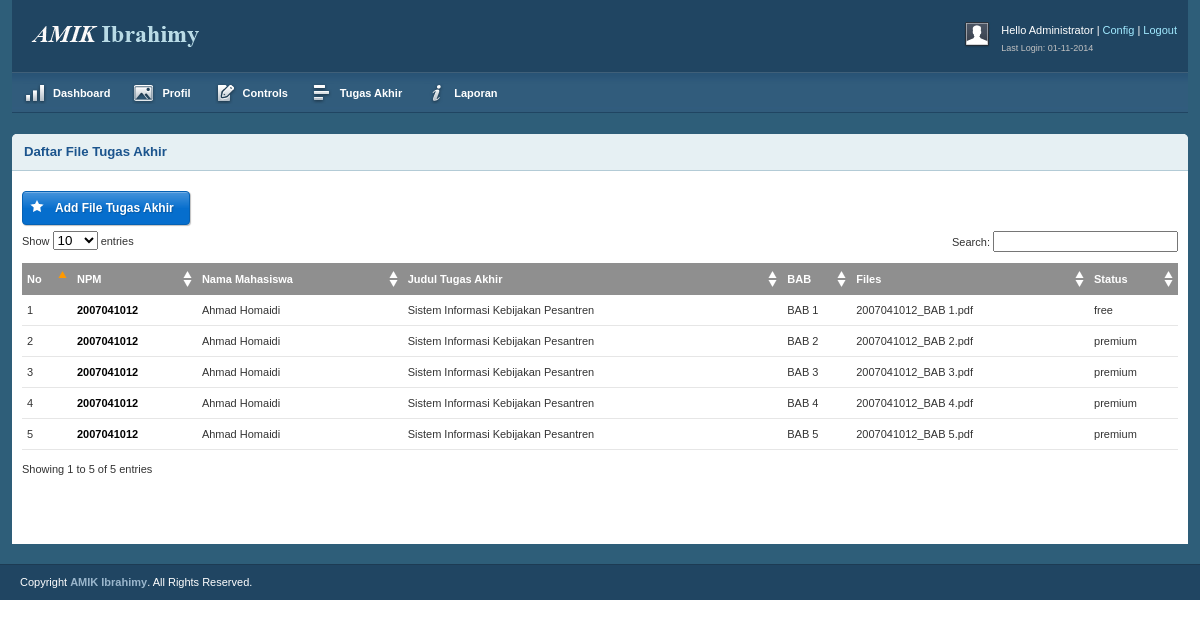
The page /sp_R3p0t/media.php?module=files (signed in) on the database its author committed.
### tables this page shows
CREATE TABLE IF NOT EXISTS `tb_files` (
  `kd_files` int(11) NOT NULL AUTO_INCREMENT,
  `npm` varchar(10) DEFAULT NULL,
  `nip` varchar(12) DEFAULT NULL,
  `bab` varchar(10) DEFAULT NULL,
  `files` varchar(100) DEFAULT NULL,
  `status` enum('free','premium') DEFAULT NULL,
  PRIMARY KEY (`kd_files`)
);

CREATE TABLE IF NOT EXISTS `tb_mhs` (
  `npm` varchar(10) NOT NULL,
  `kd_konsentrasi` varchar(6) NOT NULL,
  `nama` varchar(50) DEFAULT NULL,
  `tmp_lhr` varchar(30) DEFAULT NULL,
  `tgl_lhr` date DEFAULT NULL,
  `jk_mhs` enum('L','P') NOT NULL,
  `alamat` varchar(30) DEFAULT NULL,
  `no_telpon` varchar(12) DEFAULT NULL,
  PRIMARY KEY (`npm`)
);

CREATE TABLE IF NOT EXISTS `tb_tugasakhir` (
  `nip` varchar(12) NOT NULL,
  `npm` varchar(10) NOT NULL,
  `kd_jenis` varchar(6) NOT NULL,
  `username` varchar(50) DEFAULT NULL,
  `judul` varchar(100) DEFAULT NULL,
  `thn_lulus` varchar(10) NOT NULL,
  `abstraksi` mediumtext,
  PRIMARY KEY (`nip`,`npm`)
);

### sp_R3p0t/modul/modul_files/files.php (the view, shortened to what this page needs)
<?php
 if (empty($_SESSION['username']) AND empty($_SESSION['passuser'])){
  echo "<link href='style.css' rel='stylesheet' type='text/css'>
 <center>Untuk mengakses modul, Anda harus login <br>";
  echo "<a href=../../index.php><b>LOGIN</b></a></center>";
}
else{
switch($_GET[act]){
  default:
echo "<div class='box round first fullpage'>
	  <h2>Daftar File Tugas Akhir</h2>
	  <div class='block'>";
    echo "<a href='?module=files&act=tambahfiles' class='btn-icon btn-blue btn-star'><span></span>Add File Tugas Akhir</a><br>
                    <table class='data display datatable' id='example'>
					<thead>
						<tr>
							<th>No</th>
							<th>NPM</th>
							<th>Nama Mahasiswa</th>
							<th>Judul Tugas Akhir</th>
							<th>BAB</th>
							<th>Files</th>
							<th>Status</th>
						</tr>
					</thead><tbody>";
	$tampil=mysql_query("SELECT * FROM
						tb_files
						Inner Join tb_tugasakhir
						Inner Join tb_mhs
						WHERE
						tb_mhs.npm =  tb_tugasakhir.npm AND
						tb_tugasakhir.npm =  tb_files.npm");
    $no=1;
	while ($r=mysql_fetch_array($tampil)){
       echo "<tr class='odd gradeX'>
							<td>$no</td>
							<td><a href=?module=files&act=editfiles&id=$r[npm] title='Edit'>$r[npm]</a></td>
							<td>$r[nama]</td>
							<td>$r[judul]</td>
							<td>$r[bab]</td>
							<td>$r[files]</td>
							<td>$r[status]</td>
						</tr>";
      $no++;
    }
    echo "</tbody></table></div></div>";
    break;
}
}
?>

### sp_R3p0t/media.php (shortened to what this page needs)
<?php
if($_SESSION[login]==0){
  header('location:logout.php');
}
else{
if (empty($_SESSION['username']) AND empty($_SESSION['passuser']) AND $_SESSION['login']==0){
  echo "<link href='style.css' rel='stylesheet' type='text/css'>
 <center>Untuk mengakses modul, Anda harus login <br>";
  echo "<a href=index.php><b>LOGIN</b></a></center>";
}
else{
?>
<!DOCTYPE html PUBLIC "-//W3C//DTD XHTML 1.0 Strict//EN" "http://www.w3.org/TR/xhtml1/DTD/xhtml1-strict.dtd">
<html xmlns="http://www.w3.org/1999/xhtml">
<head>
    <link rel="stylesheet" type="text/css" href="css/reset.css" media="screen" />
    <link rel="stylesheet" type="text/css" href="css/text.css" media="screen" />
    <link rel="stylesheet" type="text/css" href="css/grid.css" media="screen" />
    <link rel="stylesheet" type="text/css" href="css/layout.css" media="screen" />
    <link rel="stylesheet" type="text/css" href="css/nav.css" media="screen" />
    <link href="css/fancy-button/fancy-button.css" rel="stylesheet" type="text/css" />
    <link href="css/themes/base/jquery.ui.all.css" rel="stylesheet" type="text/css" />
	<link rel="stylesheet" href="jquery/css/smoothness/jquery-ui-1.8.2.custom.css" />
</head>
<body>
    <div class="container_12">
        <div class="grid_12 header-repeat">
            <div id="branding">
                <div class="floatleft">
                    <img src="img/logo.png" alt="Logo" /></div>
                <div class="floatright">
                    <div class="floatleft">
                        <img src="img/img-profile.jpg" alt="Profile Pic" /></div>
                    <div class="floatleft marginleft10">
                        <ul class="inline-ul floatleft">
                            <li>Hello <? echo $_SESSION['namalengkap'];?></li>
                            <li><a href="?module=user&act=obeuser">Config</a></li>
                            <li><a href="<? echo 'logout.php';?>">Logout</a></li>
                        </ul>
                        <br />
                        <span class="small grey">Last Login: <? echo $date1=DATE("d-m-Y"); ?></span>
                    </div>
                </div>
            </div>
        </div>
        <div class="grid_12">
            <ul class="nav main">
                <? include "menu.php";?>
            </ul>
        </div>
        <div class="grid_12">
        	<? include "isi.php";?>
        </div>
    </div>
    <div id="site_info">
        <p>
            Copyright <a href="#">AMIK Ibrahimy</a>. All Rights Reserved.
        </p>
    </div>
</body>
</html>
<?
}
}
?>

### sp_R3p0t/menu.php (shortened to what this page needs)
<?
  		echo "<li class='ic-dashboard'><a href='?module='><span>Dashboard</span></a> </li>
                <li class='ic-gallery dd'><a href='?module=user'><span>Profil</span></a>
                </li>
                <li class='ic-form-style'><a href='javascript:'><span>Controls</span></a>
                    <ul>
                        <li><a href='?module=konsentrasi'>Konsentrasi</a> </li>
						<li><a href='?module=jenis'>Jenis Tugas Akhir</a> </li>
						<li><a href='?module=dosen'>Dosen</a> </li>
                        <li><a href='?module=mahasiswa'>Mahasiswa</a> </li>
                    </ul>
                </li>
                <li class='ic-grid-tables'><a href='javascript:'><span>Tugas Akhir</span></a>
					<ul>
                        <li><a href='?module=tugasakhir'>Judul Tugas Akhir</a> </li>
						<li><a href='?module=files'>File Tugas Akhir</a> </li>
                    </ul>
				</li>
                <li class='ic-notifications'><a href='javascript:'><span>Laporan</span></a>
                    <ul>
                        <li><a href='?module=lap_dsn'>Data Dosen</a> </li>
                        <li><a href='?module=lap_mhs'>Data Mahasiswa</a> </li>
                        <li><a href='?module=lap_ta'>Tugas Akhir</a> </li>
                    </ul>
                </li>";
?>

### sp_R3p0t/isi.php (shortened to what this page needs)
<?
if ($_GET['module']==''){
echo "<div class='box round first fullpage'>
      <h2>Repository AMIK Ibrahimy</h2>
      <div class='block'>
      <p class='start' >Hai <b>$_SESSION[namalengkap]</b>, selamat datang di halaman Administrator Repository AMIK Ibrahimy.<br>
          Silahkan klik menu pilihan yang berada di bagian header untuk mengelola website.</p>
		<p>&nbsp;</p>
		<p>&nbsp;</p>
		<p>&nbsp;</p>
		<p>&nbsp;</p>
        <p align=left>Login : ";
		  echo $hari = hari(date("w"));
		  echo ", ";
		  echo $tgl = tgl_indo(date("Y-m-d"));
		  echo " | ";
		  echo date("H:i:s");
		  echo " WIB</p>
    	</div>
        </div>";
}
elseif ($_GET['module']=='user'){
    include "modul/mod_users/users.php";
}
elseif ($_GET['module']=='dosen'){
    include "modul/modul_dosen/dosen.php";
}
elseif ($_GET['module']=='mahasiswa'){
    include "modul/modul_mahasiswa/mahasiswa.php";
}
elseif ($_GET['module']=='konsentrasi'){
    include "modul/modul_konsentrasi/konsentrasi.php";
}
elseif ($_GET['module']=='jenis'){
    include "modul/modul_jenis/jenis.php";
}
elseif ($_GET['module']=='tugasakhir'){
    include "modul/modul_tugasakhir/tugasakhir.php";
}
elseif ($_GET['module']=='files'){
    include "modul/modul_files/files.php";
}
elseif ($_GET['module']=='lap_ta'){
    include "lap_ta.php";
}
?>

### sp_R3p0t/css/text.css (style rules this page uses)
body { font: 13px/1.5 Tahoma, Helvetica, Arial, 'Liberation Sans', FreeSans, sans-serif; }
h2 { font-size: 23px; }
ul { list-style: square; }
li { margin-left: 30px; }
p, dl, hr, h1, h2, h3, h4, h5, h6, ol, ul, pre, table, address, fieldset { margin-bottom: 20px; }

### sp_R3p0t/css/grid.css (style rules this page uses)
.container_12, .container_16 { width: 100%; }
.grid_1, .grid_2, .grid_3, .grid_4, .grid_5, .grid_6, .grid_7, .grid_8, .grid_9, .grid_10, .grid_11, .grid_12, .grid_13, .grid_14, .grid_15, .grid_16 { display: inline; float: left; margin-left: 1%; margin-right: 1%; }
.container_12 .grid_12, .container_16 .grid_16 { width: 98%; }

### sp_R3p0t/css/layout.css (style rules this page uses)
body { background: #fff; color: #333; font-size: 11px; padding: 0 0 0px; }
.floatleft { float:left; }
.floatright { float:right; }
.small { font-size:9px; }
.inline-ul li { display:inline; color:#fff; }
.marginleft10 { margin-left:10px; }
.grey { color:#C2C2C2; }
a { color: #000; font-weight:bold; text-decoration: none; }
.container_12, .container_16 { background:#2E5E79; }
h1, h2, h3, h4, h5, h6 { line-height:1.2em; margin-bottom:.3em; }
h2 { margin-top:1em; }
#branding { font-weight:normal; text-align:left; padding:2em 1em 1.6em 1em; margin-bottom:0; }
.header-repeat { background:url(../img/header-repeat.jpg) repeat-x; }
#branding a { color:#A1EAFF; font-weight:normal; }
#branding a:before { content:" | "; color:#fff; }
#branding ul, #branding ul li { margin:0px; padding:0px; }
#branding li { padding:0px 0px 0px 0px !important; }
.box { background:#fff; margin-bottom:20px; padding:10px 10px 10px 10px; margin-left:-8px; }
.box.round { -moz-border-radius: 5px 5px 0px 0px; -webkit-border-radius: 5px 5px 0px 0px; border-radius: 5px 5px 0px 0px; }
.box h2 { font-size:1.2em; font-weight:bold; color:#1B548D; background:#E6F0F3; margin:-10px -10px 0 -10px; padding:10px 12px; border-bottom:1px solid #B3CBD6; -moz-border-radius: 5px 5px 0px 0px; -webkit-border-radius: 5px 5px 0px 0px; border-radius: 5px 5px 0px 0px; }
.box.first { margin-top:20px; }
.block { padding-top:20px; }
p { margin-bottom:1em; }
ul, ol { padding-top:0; }
#site_info { color:#fff; background:#204562; border-top:1px solid #1d3b53; padding-left:20px; }
#site_info p { line-height:35px; margin-bottom:0px; }
#site_info a { color:#9ab6cc; }
.block { padding-bottom:1px; }
.fullpage { margin-left:0px; }
table.display { margin: 0 auto; clear: both; width: 100%; }
.sorting_asc { background: #8f8f8f url(../img/table/sort_asc.png) no-repeat center right; padding:8px 5px; text-align:left; color:#fff; }
.sorting { background:#8f8f8f url(../img/table/sort_both.png) no-repeat center right; padding:8px 5px; text-align:left; color:#fff; }
tr.odd { height: 30px; line-height: 30px; border-bottom:1px solid #e6e6e6; }
tr.even { height: 30px; line-height: 30px; border-bottom:1px solid #e6e6e6; }
tr.odd td, tr.even td { padding-left:5px; }
.btn, .btn-icon, .btn-mini { background-repeat: repeat-x; color: #FFF; font-weight: bold; display: inline-block; text-decoration: none; border-width: 1px; border-style: solid; padding: 0 15px 4px; *padding: 0 7px 4px; margin-bottom: 6px; text-shadow: 1px 1px 1px rgba(0,0,0,.2); -moz-box-shadow: 1px 1px 1px rgba(0,0,0,.25); -webkit-box-shadow: 1px 1px 1px rgba(0,0,0,.25); -moz-border-radius: 4px; -webkit-border-radius: 4px; filter: progid:DXImageTransform.Microsoft.Shadow(color=#999999,direction=135,strength=2); cursor: pointer; position: relative; }
.btn, .btn-icon { background-position: 0 -80px; font-size: 12px; height: 32px; line-height: 29px; }
a.btn, a.btn-icon { height: 32px; line-height: 32px; padding-bottom: 0; }
.btn, .btn-icon, .btn-mini, .btn:visited, .btn-icon:visited, .btn-mini:visited { background-image: url(../img/bg-lite.png); background-color: #F90; border-color: #D58000; color: #FFF; }
.btn-blue, .btn-blue:visited { background-color: #066ECD; border-color: #0561B4; }
.btn-blue, .btn-black, .btn-purple, .btn-navy, .btn-maroon, .btn-teal, .btn-grey { background-image: url(../img/bg-dark.png) !important; }
.btn-icon { padding-left: 32px !important; }
.btn-icon span { background-image: url(../img/btn-icons.png); background-repeat: no-repeat; background-position: 0 0; width: 16px; height: 16px; position: absolute; left: 6px; top: 6px; }
.btn-star span { background-position: -80px 0; }

### rows shown on the page
tb_files: tb_mhs.npm "2007041012", tb_mhs.nama "Ahmad Homaidi", tb_tugasakhir.judul "Sistem Informasi Kebijakan Pesantren", bab "BAB 1", files "2007041012_BAB 1.pdf", status "free"
tb_files: tb_mhs.npm "2007041012", tb_mhs.nama "Ahmad Homaidi", tb_tugasakhir.judul "Sistem Informasi Kebijakan Pesantren", bab "BAB 2", files "2007041012_BAB 2.pdf", status "premium"
tb_files: tb_mhs.npm "2007041012", tb_mhs.nama "Ahmad Homaidi", tb_tugasakhir.judul "Sistem Informasi Kebijakan Pesantren", bab "BAB 3", files "2007041012_BAB 3.pdf", status "premium"
tb_files: tb_mhs.npm "2007041012", tb_mhs.nama "Ahmad Homaidi", tb_tugasakhir.judul "Sistem Informasi Kebijakan Pesantren", bab "BAB 4", files "2007041012_BAB 4.pdf", status "premium"
tb_files: tb_mhs.npm "2007041012", tb_mhs.nama "Ahmad Homaidi", tb_tugasakhir.judul "Sistem Informasi Kebijakan Pesantren", bab "BAB 5", files "2007041012_BAB 5.pdf", status "premium"

### other values the page prints
$_SESSION['namalengkap'] "Administrator"
$date1=DATE("d-m-Y") "01-11-2014"
